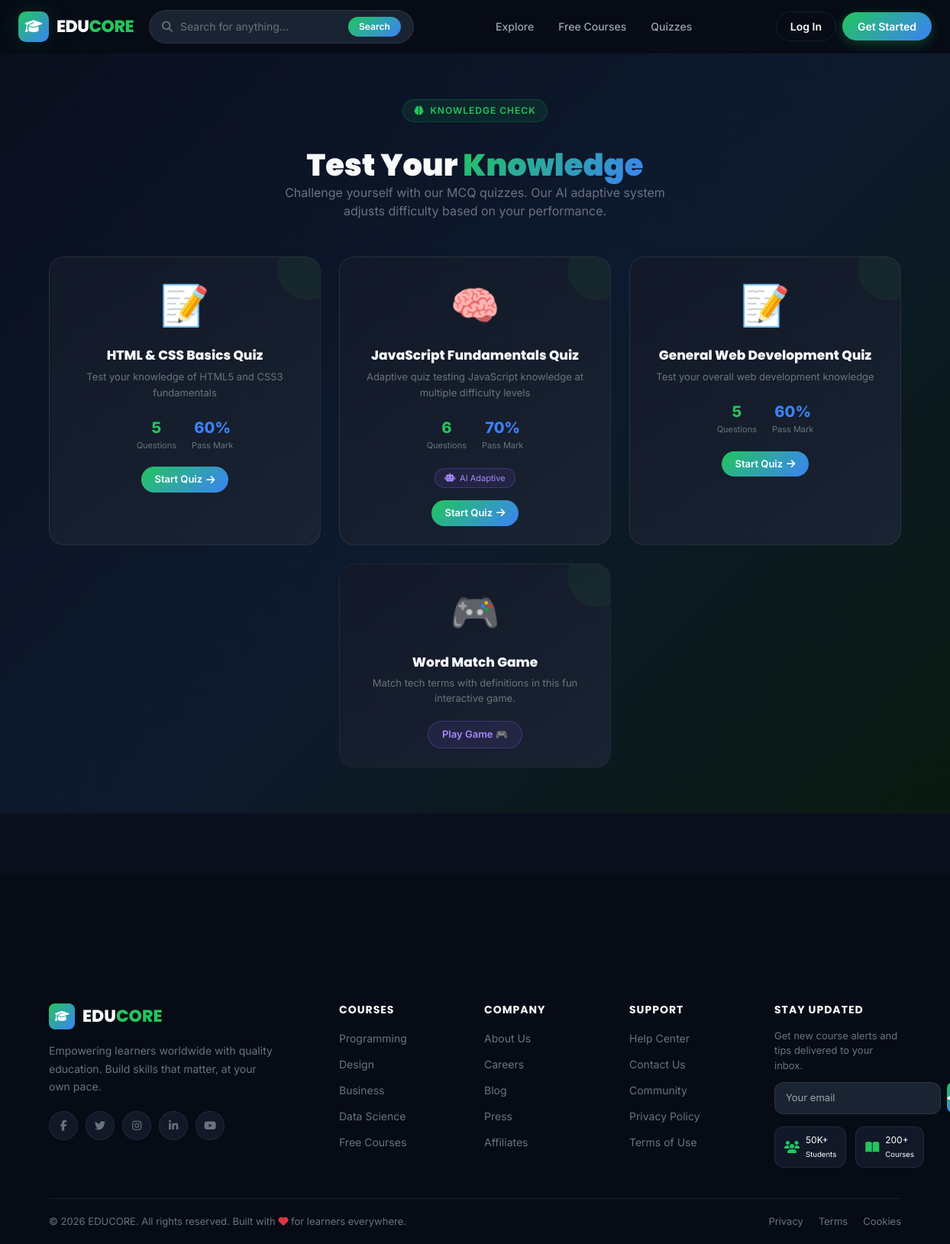
The app's page /quiz/index.php with its own data.
### tables this page shows
CREATE TABLE IF NOT EXISTS quizzes (
    id INT AUTO_INCREMENT PRIMARY KEY,
    course_id INT,
    title VARCHAR(255) NOT NULL,
    description TEXT,
    total_questions INT DEFAULT 0,
    pass_percentage INT DEFAULT 60,
    is_adaptive TINYINT(1) DEFAULT 0,
    created_at TIMESTAMP DEFAULT CURRENT_TIMESTAMP,
    FOREIGN KEY (course_id) REFERENCES courses(id) ON DELETE SET NULL
);

### includes/auth.php (called while the page is built, shortened)
<?php
function e($str) {
    return htmlspecialchars($str ?? '', ENT_QUOTES, 'UTF-8');
}
?>

### quiz/index.php (the view, shortened to what this page needs)
<?php
require_once __DIR__ . '/../includes/auth.php';
$db      = getDB();
$quizId  = (int)($_GET['id'] ?? 0);
$allQuizzes = $db->query("
    SELECT q.*, co.title as course_title, COUNT(qq.id) as question_count
    FROM quizzes q LEFT JOIN courses co ON co.id=q.course_id
    LEFT JOIN quiz_questions qq ON qq.quiz_id=q.id
    GROUP BY q.id ORDER BY q.id
")->fetchAll();
include __DIR__ . '/../includes/header.php';
?>
<div style="margin-top:70px;min-height:100vh;padding:60px 0;background:var(--gradient-hero);">
<div class="container">
<?php if (!$quizId): ?>
<div style="text-align:center;margin-bottom:48px;">
    <div class="section-tag mx-auto" style="display:inline-flex;"><i class="fas fa-brain"></i> Knowledge Check</div>
    <h1 style="font-size:2.5rem;font-weight:900;margin-top:16px;">Test Your <span class="text-gradient">Knowledge</span></h1>
    <p style="color:var(--text-muted);font-size:16px;max-width:500px;margin:0 auto;">Challenge yourself with our MCQ quizzes. Our AI adaptive system adjusts difficulty based on your performance.</p>
</div>
<div class="row g-4 justify-content-center">
<?php foreach ($allQuizzes as $q): ?>
<div class="col-md-6 col-lg-4">
    <div class="stat-card h-100" style="text-align:center;cursor:pointer;transition:all 0.3s;" onclick="window.location='?id=<?php echo $q['id']; ?>'" onmouseover="this.style.transform='translateY(-6px)';this.style.borderColor='rgba(34,197,94,0.4)'" onmouseout="this.style.transform='';this.style.borderColor='var(--border)'">
        <div style="font-size:52px;margin-bottom:16px;"><?php echo $q['is_adaptive']?'🧠':'📝'; ?></div>
        <h3 style="font-size:17px;font-weight:800;margin-bottom:8px;"><?php echo e($q['title']); ?></h3>
        <p style="color:var(--text-muted);font-size:13px;line-height:1.6;margin-bottom:20px;"><?php echo e($q['description']); ?></p>
        <div style="display:flex;justify-content:center;gap:20px;margin-bottom:20px;">
            <div style="text-align:center;"><div style="font-size:20px;font-weight:800;color:var(--primary);"><?php echo $q['question_count']; ?></div><div style="font-size:11px;color:var(--text-muted);">Questions</div></div>
            <div style="text-align:center;"><div style="font-size:20px;font-weight:800;color:var(--secondary);"><?php echo $q['pass_percentage']; ?>%</div><div style="font-size:11px;color:var(--text-muted);">Pass Mark</div></div>
        </div>
        <?php if ($q['is_adaptive']): ?>
            <div style="display:inline-flex;align-items:center;gap:6px;background:rgba(139,92,246,0.1);border:1px solid rgba(139,92,246,0.3);border-radius:50px;padding:4px 12px;font-size:11px;color:#a78bfa;margin-bottom:16px;">
                <i class="fas fa-robot"></i> AI Adaptive
            </div><br>
        <?php endif; ?>
        <span class="btn-enroll-sm">Start Quiz <i class="fas fa-arrow-right"></i></span>
    </div>
</div>
<?php endforeach; ?>
<div class="col-md-6 col-lg-4">
    <div class="stat-card h-100" style="text-align:center;cursor:pointer;border-style:dashed;" onclick="window.location='?id=3'" onmouseover="this.style.transform='translateY(-6px)'" onmouseout="this.style.transform=''">
        <div style="font-size:52px;margin-bottom:16px;">🎮</div>
        <h3 style="font-size:17px;font-weight:800;margin-bottom:8px;">Word Match Game</h3>
        <p style="color:var(--text-muted);font-size:13px;margin-bottom:20px;">Match tech terms with definitions in this fun interactive game.</p>
        <span class="btn-enroll-sm" style="background:rgba(139,92,246,0.1);color:#a78bfa;border:1px solid rgba(139,92,246,0.3);" onclick="event.stopPropagation();window.location='<?php echo BASE_URL; ?>/quiz/game.php'">Play Game 🎮</span>
    </div>
</div>
</div>
<?php endif; ?>
</div>
</div>
<?php include __DIR__ . '/../includes/footer.php'; ?>

### assets/css/style.css (style rules this page uses)
:root { --primary: #22c55e; --primary-dark: #16a34a; --primary-light: #4ade80; --secondary: #3b82f6; --secondary-dark: #1d4ed8; --accent: #8b5cf6; --bg-dark: #0a0f1e; --bg-darker: #060b15; --bg-card: #111827; --bg-card-hover: #1f2937; --bg-input: #1a2332; --border: rgba(255, 255, 255, 0.08); --border-hover: rgba(255, 255, 255, 0.2); --text-primary: #f9fafb; --text-secondary: #9ca3af; --text-muted: #6b7280; --gradient-primary: linear-gradient(135deg, #22c55e 0%, #3b82f6 100%); --gradient-hero: linear-gradient( 135deg, #0a0f1e 0%, #0d1a2e 50%, #0a1a10 100% ); --gradient-card: linear-gradient(145deg, #111827, #1a2332); --shadow-sm: 0 1px 3px rgba(0, 0, 0, 0.4); --shadow-md: 0 4px 20px rgba(0, 0, 0, 0.5); --shadow-lg: 0 10px 40px rgba(0, 0, 0, 0.6); --shadow-glow: 0 0 30px rgba(34, 197, 94, 0.15); --radius-sm: 8px; --radius-md: 12px; --radius-lg: 20px; --radius-xl: 28px; --transition: all 0.3s cubic-bezier(0.4, 0, 0.2, 1); --font-main: "Inter", sans-serif; --font-heading: "Poppins", sans-serif; }
*, *::before, *::after { box-sizing: border-box; margin: 0; padding: 0; }
html { scroll-behavior: smooth; }
body { font-family: var(--font-main); background-color: var(--bg-dark); color: var(--text-primary); line-height: 1.7; overflow-x: hidden; }
h1, h2, h3, h4, h5, h6 { font-family: var(--font-heading); font-weight: 700; color: var(--text-primary); }
.section-tag { display: inline-flex; align-items: center; gap: 8px; background: rgba(34, 197, 94, 0.1); border: 1px solid rgba(34, 197, 94, 0.2); color: var(--primary); padding: 5px 14px; border-radius: 50px; font-size: 12px; font-weight: 600; text-transform: uppercase; letter-spacing: 1px; margin-bottom: 16px; }
.btn-enroll-sm { padding: 7px 18px; border-radius: 50px; background: var(--gradient-primary); color: #fff; font-size: 13px; font-weight: 600; border: none; cursor: pointer; transition: var(--transition); text-decoration: none; display: inline-flex; align-items: center; gap: 5px; }
.stat-card { background: var(--gradient-card); border: 1px solid var(--border); border-radius: var(--radius-lg); padding: 24px; transition: var(--transition); position: relative; overflow: hidden; }
.stat-card::after { content: ""; position: absolute; top: 0; right: 0; width: 80px; height: 80px; background: var(--stat-color, var(--primary)); opacity: 0.06; border-radius: 50%; transform: translate(30%, -30%); }
.text-gradient { background: var(--gradient-primary); -webkit-background-clip: text; -webkit-text-fill-color: transparent; background-clip: text; }

### records on screen
quizzes: title "HTML & CSS Basics Quiz", description "Test your knowledge of HTML5 and CSS3 fundamentals", question_count "5", pass_percentage "60"
quizzes: title "JavaScript Fundamentals Quiz", description "Adaptive quiz testing JavaScript knowledge at multiple difficulty levels", question_count "6", pass_percentage "70", is_adaptive 1 (drawn)
quizzes: title "General Web Development Quiz", description "Test your overall web development knowledge", question_count "5", pass_percentage "60"
